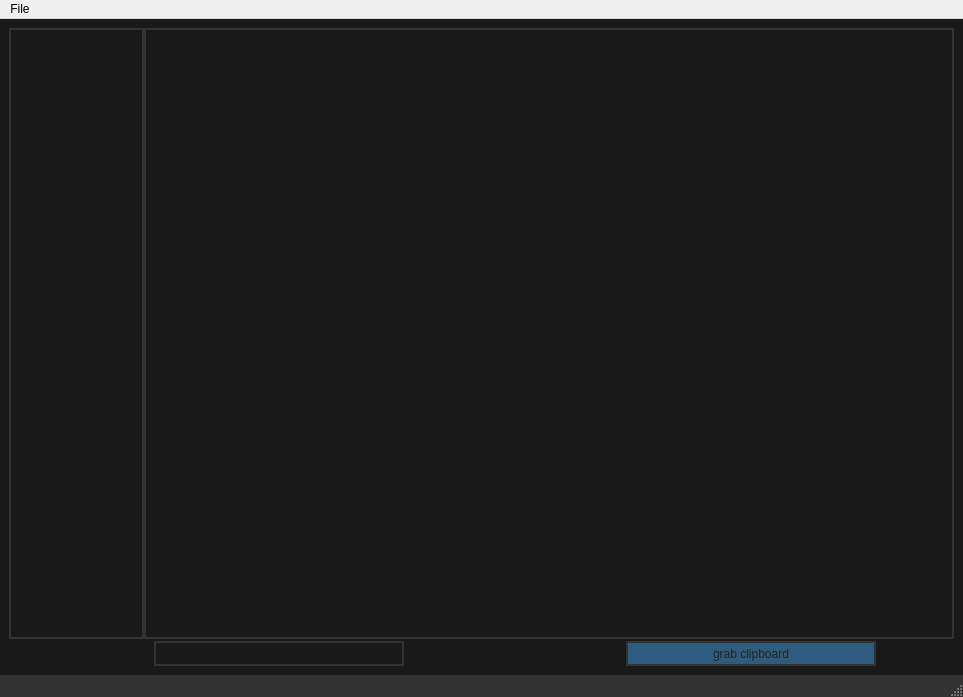
<?xml version="1.0" encoding="UTF-8"?>
<ui version="4.0">
 <class>MainWindow</class>
 <widget class="QMainWindow" name="MainWindow">
  <property name="geometry">
   <rect>
    <x>0</x>
    <y>0</y>
    <width>963</width>
    <height>697</height>
   </rect>
  </property>
  <property name="windowTitle">
   <string>MainWindow</string>
  </property>
  <property name="styleSheet">
   <string notr="true">QStatusBar{
background:rgb(50,50,50);
}

QScrollBar{
background: rgba(25, 25, 25, 10);
padding:3px;
}

QScrollBar::handle:horizontal{
    background:rgb(50,50,50);
	min-height:20px;
}

QScrollBar::handle:vertical{
    background:rgb(50,50,50);
	min-height:20px;
}

QScrollBar::add-line:vertical{
    background:none;
}

QScrollBar::add-page:vertical{
    background:none;
}

QScrollBar::up-arrow{
    background:none;
}

QScrollBar::down-arrow{
    background:none;
}

QScrollBar::sub-page:vertical{
    background:none;
}

QScrollBar::sub-line:vertical{
    background:none;
}

QScrollBar::sub-page:horizontal{
    background:none;
}

QScrollBar::sub-line:horizontal{
    background:none;
}

QScrollBar::add-line:horizontal{
    background:none;
}

QScrollBar::add-page:horizontal{
    background:none;
}

QScrollBar:left-arrow, QScrollBar:right-arrow{
	background:none;
}
</string>
  </property>
  <widget class="QWidget" name="centralwidget">
   <property name="sizePolicy">
    <sizepolicy hsizetype="Expanding" vsizetype="Expanding">
     <horstretch>0</horstretch>
     <verstretch>0</verstretch>
    </sizepolicy>
   </property>
   <property name="styleSheet">
    <string notr="true">background:rgb(25,25,25);</string>
   </property>
   <layout class="QGridLayout" name="gridLayout_2">
    <item row="0" column="0">
     <layout class="QGridLayout" name="gridLayout" columnstretch="0,0,0">
      <property name="sizeConstraint">
       <enum>QLayout::SetNoConstraint</enum>
      </property>
      <property name="horizontalSpacing">
       <number>0</number>
      </property>
      <property name="verticalSpacing">
       <number>2</number>
      </property>
      <item row="0" column="0">
       <widget class="QTreeView" name="treeView">
        <property name="sizePolicy">
         <sizepolicy hsizetype="Expanding" vsizetype="Expanding">
          <horstretch>1</horstretch>
          <verstretch>1</verstretch>
         </sizepolicy>
        </property>
        <property name="sizeIncrement">
         <size>
          <width>0</width>
          <height>0</height>
         </size>
        </property>
        <property name="styleSheet">
         <string notr="true">#treeView{
border: 2px solid rgb(50,50,50);
outline: 0;
}

 QTreeView::branch:closed::has-children{
         image: url(./icons/folder-close.png);
 }

 QTreeView::branch:open::has-children{
         image: url(./icons/folder-open.png);
 }

#treeView::item{
color:rgba(220,220,220,190);
}

#treeView::item:selected{
background:rgb(38, 150, 255);
}

#treeView::item:hover{
color:rgba(220,220,220,255);
border:none;
}



</string>
        </property>
        <property name="verticalScrollBarPolicy">
         <enum>Qt::ScrollBarAsNeeded</enum>
        </property>
        <attribute name="headerVisible">
         <bool>false</bool>
        </attribute>
       </widget>
      </item>
      <item row="4" column="2" alignment="Qt::AlignHCenter">
       <widget class="QPushButton" name="pushButton">
        <property name="sizePolicy">
         <sizepolicy hsizetype="Fixed" vsizetype="Fixed">
          <horstretch>1</horstretch>
          <verstretch>1</verstretch>
         </sizepolicy>
        </property>
        <property name="minimumSize">
         <size>
          <width>250</width>
          <height>25</height>
         </size>
        </property>
        <property name="styleSheet">
         <string notr="true">#pushButton{
border: 2px solid rgb(50,50,50);
background: rgba(61, 139, 198, 150);
color: rgb(35, 35, 35);
}

#pushButton:hover{
background:rgba(61, 139, 198, 255);
}</string>
        </property>
        <property name="text">
         <string>grab clipboard</string>
        </property>
        <property name="flat">
         <bool>false</bool>
        </property>
       </widget>
      </item>
      <item row="4" column="0" colspan="2" alignment="Qt::AlignHCenter">
       <widget class="QLineEdit" name="lineEdit">
        <property name="sizePolicy">
         <sizepolicy hsizetype="Fixed" vsizetype="Fixed">
          <horstretch>1</horstretch>
          <verstretch>1</verstretch>
         </sizepolicy>
        </property>
        <property name="minimumSize">
         <size>
          <width>250</width>
          <height>25</height>
         </size>
        </property>
        <property name="sizeIncrement">
         <size>
          <width>0</width>
          <height>0</height>
         </size>
        </property>
        <property name="styleSheet">
         <string notr="true">#lineEdit{
border:2px solid rgb(50,50,50);
padding: 1px;
color:rgb(70,70,70);
}

#lineEdit:hover{
background:rgba(50,50,50,100);
}</string>
        </property>
       </widget>
      </item>
      <item row="0" column="1" colspan="2">
       <widget class="QGraphicsView" name="view">
        <property name="sizePolicy">
         <sizepolicy hsizetype="Expanding" vsizetype="Expanding">
          <horstretch>3</horstretch>
          <verstretch>1</verstretch>
         </sizepolicy>
        </property>
        <property name="minimumSize">
         <size>
          <width>0</width>
          <height>0</height>
         </size>
        </property>
        <property name="maximumSize">
         <size>
          <width>16777215</width>
          <height>16777215</height>
         </size>
        </property>
        <property name="sizeIncrement">
         <size>
          <width>0</width>
          <height>0</height>
         </size>
        </property>
        <property name="styleSheet">
         <string notr="true">#view{
	border:2px solid rgb(50,50,50);
}


</string>
        </property>
        <property name="frameShadow">
         <enum>QFrame::Plain</enum>
        </property>
        <property name="midLineWidth">
         <number>0</number>
        </property>
        <property name="verticalScrollBarPolicy">
         <enum>Qt::ScrollBarAsNeeded</enum>
        </property>
        <property name="horizontalScrollBarPolicy">
         <enum>Qt::ScrollBarAsNeeded</enum>
        </property>
       </widget>
      </item>
     </layout>
    </item>
   </layout>
  </widget>
  <widget class="QMenuBar" name="menubar">
   <property name="geometry">
    <rect>
     <x>0</x>
     <y>0</y>
     <width>963</width>
     <height>22</height>
    </rect>
   </property>
   <widget class="QMenu" name="menuFile">
    <property name="title">
     <string>File</string>
    </property>
    <addaction name="actionOpen"/>
    <addaction name="actionSave"/>
    <addaction name="actionExit"/>
   </widget>
   <addaction name="menuFile"/>
  </widget>
  <widget class="QStatusBar" name="statusbar"/>
  <action name="actionOpen">
   <property name="text">
    <string>open</string>
   </property>
  </action>
  <action name="actionSave">
   <property name="text">
    <string>save</string>
   </property>
  </action>
  <action name="actionExit">
   <property name="text">
    <string>exit</string>
   </property>
  </action>
 </widget>
 <resources/>
 <connections/>
</ui>
